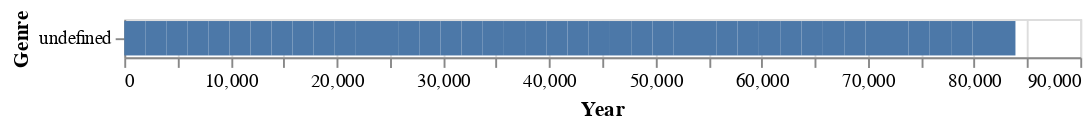

The notebook cell saved with this chart:
### Code cell
alt.data_transformers.disable_max_rows()
alt.Chart(vg_sales_mod4).mark_bar().properties(
    width=500
).encode(
    x=alt.X('Year'),
    y=alt.Y('Genre:N') #sum sales
)
#Possible graph depicting number of titles per genre per year.

### Figure 1 — Vega-Lite specification as saved in the notebook (floating-point values rounded to 4 significant figures)
{"config": {"view": {"continuousWidth": 400, "continuousHeight": 300}}, "data": {"name": "data-4ca6343fca4632ff32eb1825b058b96c"}, "mark": "bar", "encoding": {"x": {"type": "quantitative", "field": "Year"}, "y": {"type": "nominal", "field": "Genre"}}, "width": 500, "$schema": "https://vega.github.io/schema/vega-lite/v4.8.1.json", "datasets": {"data-4ca6343fca4632ff32eb1825b058b96c": [{"Year": 1977, "Action": 2.0, "Adventure": 0.0, "Fighting": 0.0, "Misc": 0.0, "Platform": 0.0, "Puzzle": 0.0, "Racing": 1.0, "Role-Playing": 0.0, "Shooter": 1.0, "Simulation": 0.0, "Sports": 0.0, "Strategy": 0.0}, {"Year": 1978, "Action": 1.0, "Adventure": 0.0, "Fighting": 0.0, "Misc": 0.0, "Platform": 0.0, "Puzzle": 2.0, "Racing": 0.0, "Role-Playing": 0.0, "Shooter": 1.0, "Simulation": 0.0, "Sports": 0.0, "Strategy": 0.0}, {"Year": 1979, "Action": 1.0, "Adventure": 0.0, "Fighting": 0.0, "Misc": 0.0, "Platform": 0.0, "Puzzle": 0.0, "Racing": 0.0, "Role-Playing": 0.0, "Shooter": 0.0, "Simulation": 0.0, "Sports": 0.0, "Strategy": 0.0}, {"Year": 1980, "Action": 2.0, "Adventure": 1.0, "Fighting": 1.0, "Misc": 4.0, "Platform": 0.0, "Puzzle": 0.0, "Racing": 1.0, "Role-Playing": 0.0, "Shooter": 2.0, "Simulation": 0.0, "Sports": 2.0, "Strategy": 0.0}, {"Year": 1981, "Action": 25.0, "Adventure": 0.0, "Fighting": 0.0, "Misc": 0.0, "Platform": 3.0, "Puzzle": 2.0, "Racing": 1.0, "Role-Playing": 0.0, "Shooter": 10.0, "Simulation": 1.0, "Sports": 4.0, "Strategy": 0.0}, {"Year": 1982, "Action": 18.0, "Adventure": 0.0, "Fighting": 1.0, "Misc": 1.0, "Platform": 5.0, "Puzzle": 3.0, "Racing": 2.0, "Role-Playing": 0.0, "Shooter": 5.0, "Simulation": 0.0, "Sports": 2.0, "Strategy": 0.0}, {"Year": 1983, "Action": 7.0, "Adventure": 1.0, "Fighting": 0.0, "Misc": 1.0, "Platform": 5.0, "Puzzle": 1.0, "Racing": 0.0, "Role-Playing": 0.0, "Shooter": 1.0, "Simulation": 0.0, "Sports": 1.0, "Strategy": 0.0}, {"Year": 1984, "Action": 1.0, "Adventure": 0.0, "Fighting": 0.0, "Misc": 1.0, "Platform": 2.0, "Puzzle": 3.0, "Racing": 3.0, "Role-Playing": 0.0, "Shooter": 3.0, "Simulation": 0.0, "Sports": 2.0, "Strategy": 0.0}, {"Year": 1985, "Action": 2.0, "Adventure": 0.0, "Fighting": 1.0, "Misc": 0.0, "Platform": 4.0, "Puzzle": 4.0, "Racing": 0.0, "Role-Playing": 0.0, "Shooter": 1.0, "Simulation": 1.0, "Sports": 1.0, "Strategy": 0.0}, {"Year": 1986, "Action": 6.0, "Adventure": 0.0, "Fighting": 0.0, "Misc": 0.0, "Platform": 6.0, "Puzzle": 0.0, "Racing": 1.0, "Role-Playing": 1.0, "Shooter": 4.0, "Simulation": 0.0, "Sports": 3.0, "Strategy": 0.0}, {"Year": 1987, "Action": 2.0, "Adventure": 2.0, "Fighting": 2.0, "Misc": 0.0, "Platform": 2.0, "Puzzle": 0.0, "Racing": 0.0, "Role-Playing": 3.0, "Shooter": 2.0, "Simulation": 0.0, "Sports": 4.0, "Strategy": 0.0}, {"Year": 1988, "Action": 2.0, "Adventure": 0.0, "Fighting": 0.0, "Misc": 0.0, "Platform": 4.0, "Puzzle": 1.0, "Racing": 1.0, "Role-Playing": 3.0, "Shooter": 1.0, "Simulation": 1.0, "Sports": 2.0, "Strategy": 0.0}, {"Year": 1989, "Action": 3.0, "Adventure": 0.0, "Fighting": 0.0, "Misc": 1.0, "Platform": 3.0, "Puzzle": 5.0, "Racing": 0.0, "Role-Playing": 2.0, "Shooter": 1.0, "Simulation": 0.0, "Sports": 3.0, "Strategy": 0.0}, {"Year": 1990, "Action": 3.0, "Adventure": 0.0, "Fighting": 0.0, "Misc": 0.0, "Platform": 3.0, "Puzzle": 2.0, "Racing": 2.0, "Role-Playing": 2.0, "Shooter": 0.0, "Simulation": 1.0, "Sports": 3.0, "Strategy": 0.0}, {"Year": 1991, "Action": 5.0, "Adventure": 2.0, "Fighting": 1.0, "Misc": 1.0, "Platform": 6.0, "Puzzle": 4.0, "Racing": 1.0, "Role-Playing": 5.0, "Shooter": 3.0, "Simulation": 2.0, "Sports": 7.0, "Strategy": 4.0}, {"Year": 1992, "Action": 1.0, "Adventure": 4.0, "Fighting": 7.0, "Misc": 2.0, "Platform": 6.0, "Puzzle": 5.0, "Racing": 2.0, "Role-Playing": 5.0, "Shooter": 3.0, "Simulation": 1.0, "Sports": 4.0, "Strategy": 3.0}, {"Year": 1993, "Action": 6.0, "Adventure": 1.0, "Fighting": 11.0, "Misc": 3.0, "Platform": 11.0, "Puzzle": 3.0, "Racing": 2.0, "Role-Playing": 9.0, "Shooter": 2.0, "Simulation": 1.0, "Sports": 9.0, "Strategy": 2.0}, {"Year": 1994, "Action": 4.0, "Adventure": 4.0, "Fighting": 22.0, "Misc": 6.0, "Platform": 11.0, "Puzzle": 3.0, "Racing": 8.0, "Role-Playing": 17.0, "Shooter": 11.0, "Simulation": 7.0, "Sports": 22.0, "Strategy": 6.0}, {"Year": 1995, "Action": 8.0, "Adventure": 13.0, "Fighting": 29.0, "Misc": 22.0, "Platform": 13.0, "Puzzle": 12.0, "Racing": 12.0, "Role-Playing": 24.0, "Shooter": 29.0, "Simulation": 14.0, "Sports": 29.0, "Strategy": 14.0}, {"Year": 1996, "Action": 20.0, "Adventure": 17.0, "Fighting": 30.0, "Misc": 23.0, "Platform": 14.0, "Puzzle": 10.0, "Racing": 22.0, "Role-Playing": 28.0, "Shooter": 23.0, "Simulation": 13.0, "Sports": 52.0, "Strategy": 12.0}, {"Year": 1997, "Action": 31.0, "Adventure": 14.0, "Fighting": 28.0, "Misc": 12.0, "Platform": 19.0, "Puzzle": 14.0, "Racing": 36.0, "Role-Playing": 23.0, "Shooter": 27.0, "Simulation": 19.0, "Sports": 47.0, "Strategy": 21.0}, {"Year": 1998, "Action": 44.0, "Adventure": 24.0, "Fighting": 41.0, "Misc": 22.0, "Platform": 25.0, "Puzzle": 13.0, "Racing": 49.0, "Role-Playing": 26.0, "Shooter": 23.0, "Simulation": 8.0, "Sports": 71.0, "Strategy": 35.0}, {"Year": 1999, "Action": 41.0, "Adventure": 19.0, "Fighting": 24.0, "Misc": 26.0, "Platform": 18.0, "Puzzle": 6.0, "Racing": 49.0, "Role-Playing": 34.0, "Shooter": 16.0, "Simulation": 20.0, "Sports": 62.0, "Strategy": 28.0}, {"Year": 2000, "Action": 46.0, "Adventure": 16.0, "Fighting": 29.0, "Misc": 20.0, "Platform": 24.0, "Puzzle": 12.0, "Racing": 45.0, "Role-Playing": 29.0, "Shooter": 20.0, "Simulation": 15.0, "Sports": 81.0, "Strategy": 16.0}, {"Year": 2001, "Action": 68.0, "Adventure": 23.0, "Fighting": 18.0, "Misc": 26.0, "Platform": 43.0, "Puzzle": 15.0, "Racing": 72.0, "Role-Playing": 41.0, "Shooter": 36.0, "Simulation": 29.0, "Sports": 98.0, "Strategy": 20.0}, {"Year": 2002, "Action": 130.0, "Adventure": 42.0, "Fighting": 56.0, "Misc": 46.0, "Platform": 78.0, "Puzzle": 20.0, "Racing": 106.0, "Role-Playing": 57.0, "Shooter": 82.0, "Simulation": 19.0, "Sports": 193.0, "Strategy": 22.0}, {"Year": 2003, "Action": 146.0, "Adventure": 12.0, "Fighting": 45.0, "Misc": 55.0, "Platform": 87.0, "Puzzle": 9.0, "Racing": 111.0, "Role-Playing": 49.0, "Shooter": 74.0, "Simulation": 35.0, "Sports": 129.0, "Strategy": 37.0}, {"Year": 2004, "Action": 127.0, "Adventure": 39.0, "Fighting": 42.0, "Misc": 85.0, "Platform": 66.0, "Puzzle": 26.0, "Racing": 71.0, "Role-Playing": 62.0, "Shooter": 89.0, "Simulation": 27.0, "Sports": 108.0, "Strategy": 32.0}, {"Year": 2005, "Action": 196.0, "Adventure": 42.0, "Fighting": 45.0, "Misc": 115.0, "Platform": 84.0, "Puzzle": 33.0, "Racing": 77.0, "Role-Playing": 72.0, "Shooter": 101.0, "Simulation": 38.0, "Sports": 124.0, "Strategy": 29.0}, {"Year": 2006, "Action": 187.0, "Adventure": 71.0, "Fighting": 55.0, "Misc": 111.0, "Platform": 57.0, "Puzzle": 43.0, "Racing": 76.0, "Role-Playing": 111.0, "Shooter": 72.0, "Simulation": 60.0, "Sports": 145.0, "Strategy": 42.0}, {"Year": 2007, "Action": 215.0, "Adventure": 84.0, "Fighting": 51.0, "Misc": 158.0, "Platform": 42.0, "Puzzle": 67.0, "Racing": 86.0, "Role-Playing": 104.0, "Shooter": 85.0, "Simulation": 91.0, "Sports": 168.0, "Strategy": 68.0}, {"Year": 2008, "Action": 230.0, "Adventure": 166.0, "Fighting": 59.0, "Misc": 215.0, "Platform": 63.0, "Puzzle": 64.0, "Racing": 84.0, "Role-Playing": 115.0, "Shooter": 83.0, "Simulation": 120.0, "Sports": 205.0, "Strategy": 51.0}, {"Year": 2009, "Action": 273.0, "Adventure": 142.0, "Fighting": 53.0, "Misc": 209.0, "Platform": 30.0, "Puzzle": 79.0, "Racing": 85.0, "Role-Playing": 105.0, "Shooter": 94.0, "Simulation": 128.0, "Sports": 186.0, "Strategy": 66.0}, {"Year": 2010, "Action": 229.0, "Adventure": 156.0, "Fighting": 40.0, "Misc": 202.0, "Platform": 32.0, "Puzzle": 49.0, "Racing": 61.0, "Role-Playing": 103.0, "Shooter": 86.0, "Simulation": 84.0, "Sports": 190.0, "Strategy": 53.0}, {"Year": 2011, "Action": 255.0, "Adventure": 109.0, "Fighting": 50.0, "Misc": 193.0, "Platform": 37.0, "Puzzle": 43.0, "Racing": 70.0, "Role-Playing": 97.0, "Shooter": 96.0, "Simulation": 57.0, "Sports": 124.0, "Strategy": 49.0}, {"Year": 2012, "Action": 266.0, "Adventure": 58.0, "Fighting": 29.0, "Misc": 38.0, "Platform": 12.0, "Puzzle": 12.0, "Racing": 30.0, "Role-Playing": 79.0, "Shooter": 49.0, "Simulation": 21.0, "Sports": 55.0, "Strategy": 16.0}, {"Year": 2013, "Action": 151.0, "Adventure": 60.0, "Fighting": 20.0, "Misc": 43.0, "Platform": 37.0, "Puzzle": 3.0, "Racing": 16.0, "Role-Playing": 71.0, "Shooter": 59.0, "Simulation": 18.0, "Sports": 55.0, "Strategy": 19.0}, {"Year": 2014, "Action": 186.0, "Adventure": 76.0, "Fighting": 23.0, "Misc": 41.0, "Platform": 10.0, "Puzzle": 8.0, "Racing": 27.0, "Role-Playing": 91.0, "Shooter": 47.0, "Simulation": 11.0, "Sports": 55.0, "Strategy": 8.0}, {"Year": 2015, "Action": 256.0, "Adventure": 54.0, "Fighting": 21.0, "Misc": 39.0, "Platform": 14.0, "Puzzle": 6.0, "Racing": 19.0, "Role-Playing": 78.0, "Shooter": 34.0, "Simulation": 15.0, "Sports": 62.0, "Strategy": 17.0}, {"Year": 2016, "Action": 119.0, "Adventure": 34.0, "Fighting": 14.0, "Misc": 18.0, "Platform": 10.0, "Puzzle": 0.0, "Racing": 20.0, "Role-Playing": 40.0, "Shooter": 32.0, "Simulation": 9.0, "Sports": 38.0, "Strategy": 11.0}, {"Year": 2017, "Action": 1.0, "Adventure": 0.0, "Fighting": 0.0, "Misc": 0.0, "Platform": 0.0, "Puzzle": 0.0, "Racing": 0.0, "Role-Playing": 2.0, "Shooter": 0.0, "Simulation": 0.0, "Sports": 0.0, "Strategy": 0.0}, {"Year": 2020, "Action": 0.0, "Adventure": 0.0, "Fighting": 0.0, "Misc": 0.0, "Platform": 0.0, "Puzzle": 0.0, "Racing": 0.0, "Role-Playing": 0.0, "Shooter": 0.0, "Simulation": 1.0, "Sports": 0.0, "Strategy": 0.0}]}}
